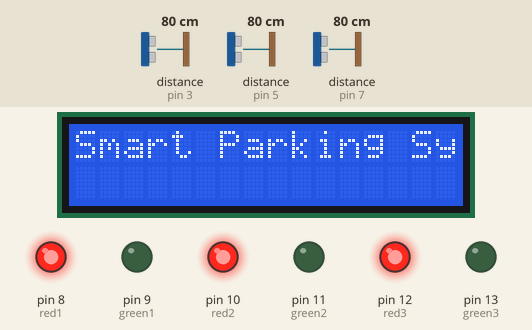
Bench run of a sketch on a simulated Arduino Uno, built with avr-gcc and run on an emulated ATmega328P. Parts: 16×2 character LCD, output pins drawn as LEDs (lit = HIGH). Wiring (inferred from the names in the program): 3 × ultrasonic range finder: trigger pin 2, echo pin 3 / trigger pin 4, echo pin 5 / trigger pin 6, echo pin 7. The test bench sets the inputs (shaded band); at power-on: distance to the obstacle (sensors on pin 3, pin 5, pin 7) 80 cm. The echo pulse lasts 58.3 µs per cm; pins used as bus, display or sensor lines are not drawn; what the sketch prints to the serial monitor is not drawn.

Above: at 1.2 s.
1.3 s: distance to the obstacle (sensor on pin 3) set to 120 cm
At 6.3 s:
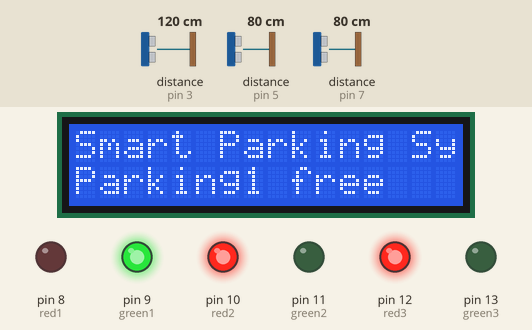
7.3 s: distance to the obstacle (sensor on pin 5) set to 120 cm
At 11.7 s:
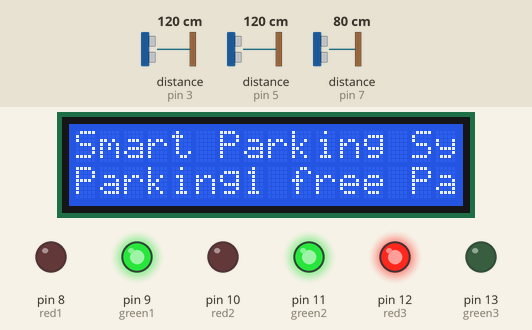
13.3 s: distance to the obstacle (sensor on pin 7) set to 120 cm
At 15.9 s:
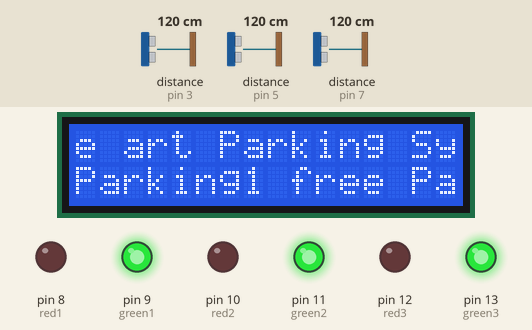
19.3 s: distance to the obstacle (sensor on pin 3) set to 2 cm
At 21.0 s:
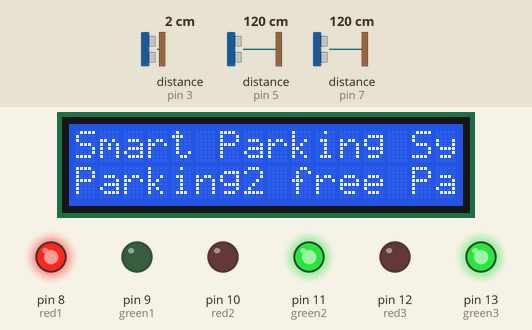
25.3 s: distance to the obstacle (sensor on pin 5) set to 2 cm
At 26.2 s:
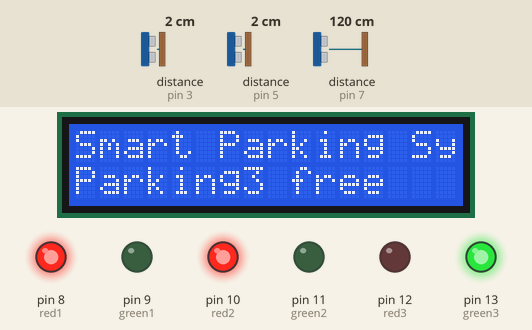
31.3 s: distance to the obstacle (sensor on pin 3) set to 250 cm
At 37.0 s:
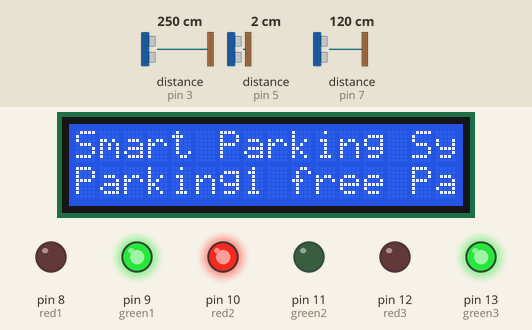
Timing chart, 0 to 38.3 s (numbered marks = the images above; inputs shaded):
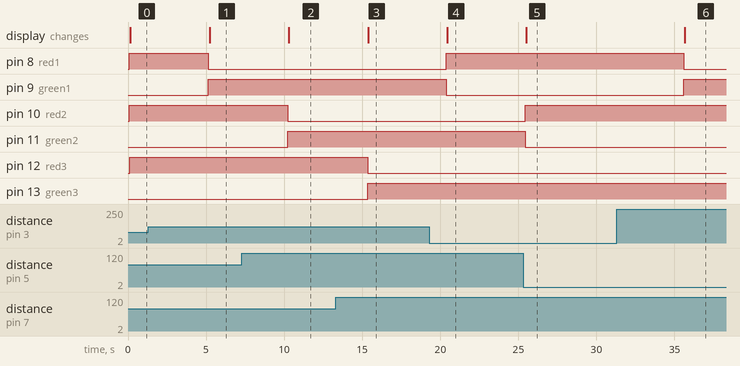

Measured:
- after the input at 1.3 s, pin 8 (red1): HIGH → LOW after 3.9 s; pin 9 (green1): LOW → HIGH after 3.9 s; the display: changes after 3.9 s (image 1)
- after the input at 7.3 s, pin 10 (red2): HIGH → LOW after 2.9 s; pin 11 (green2): LOW → HIGH after 2.9 s; the display: changes after 3.0 s (image 2)
- after the input at 13.3 s, pin 12 (red3): HIGH → LOW after 2.0 s; pin 13 (green3): LOW → HIGH after 2.0 s; the display: changes after 2.1 s (image 3)
- after the input at 19.3 s, pin 8 (red1): LOW → HIGH after 1.1 s; pin 9 (green1): HIGH → LOW after 1.1 s; the display: changes after 1.1 s (image 4)
- after the input at 25.3 s, pin 10 (red2): LOW → HIGH after 0.14 s; pin 11 (green2): HIGH → LOW after 0.14 s; the display: changes after 0.21 s (image 5)
- after the input at 31.3 s, pin 8 (red1): HIGH → LOW after 4.3 s; pin 9 (green1): LOW → HIGH after 4.3 s; the display: changes after 4.4 s (image 6)

The sketch:

Smart_Parking_System.ino
```cpp
#include <LiquidCrystal.h>

int trig1=2;
int echo1=3;
int trig2=4;
int echo2=5;
int trig3=6;
int echo3=7;
int red1=8;
int red2=10;
int red3=12;
int green1=9;
int green2=11;
int green3=13;
LiquidCrystal lcd(A0,A1,A2,A3,A4,A5);

int duration1, duration2, duration3, distance1, distance2, distance3;

void setup()
{
  pinMode(echo1,INPUT);
  pinMode(echo2,INPUT);
  pinMode(echo3,INPUT);
  pinMode(trig1,OUTPUT);
  pinMode(trig2,OUTPUT);
  pinMode(trig3,OUTPUT);
  pinMode(red1,OUTPUT);
  pinMode(red2,OUTPUT);
  pinMode(red3,OUTPUT);
  pinMode(green1,OUTPUT);
  pinMode(green2,OUTPUT);
  pinMode(green3,OUTPUT);
  lcd.begin(16,2);
  lcd.print("LCD Starts");
  lcd.clear();
  Serial.begin(9600);
}

void loop()
{
  digitalWrite(trig1,LOW);
  delayMicroseconds(2);
  digitalWrite(trig1,HIGH);
  delayMicroseconds(10);
  digitalWrite(trig1,LOW);
  duration1=pulseIn(echo1,HIGH);
  distance1=duration1*0.017;
  Serial.print("Distance1 is ");
  Serial.println(distance1);
  if(distance1<100)
  {
    digitalWrite(red1,HIGH);
    digitalWrite(green1,LOW);
    Serial.println("Parking slot1 Occupied");
  }
  else
  {
    digitalWrite(red1,LOW);
    digitalWrite(green1,HIGH);
    Serial.println("Parking slot1 Free");
  }
  Serial.println();

  digitalWrite(trig2,LOW);
  delayMicroseconds(2);
  digitalWrite(trig2,HIGH);
  delayMicroseconds(10);
  digitalWrite(trig2,LOW);
  duration2=pulseIn(echo2,HIGH);
  distance2=duration2*0.017;
  Serial.print("Distance2 is ");
  Serial.println(distance2);
  if(distance2<100)
  {
    digitalWrite(red2,HIGH);
    digitalWrite(green2,LOW);
    Serial.println("Parking slot2 Occupied");
  }
  else
  {
    digitalWrite(red2,LOW);
    digitalWrite(green2,HIGH);
    Serial.println("Parking slot2 Free");
  }
  Serial.println();

  digitalWrite(trig3,LOW);
  delayMicroseconds(2);
  digitalWrite(trig3,HIGH);
  delayMicroseconds(10);
  digitalWrite(trig3,LOW);
  duration3=pulseIn(echo3,HIGH);
  distance3=duration3*0.017;
  Serial.print("Distance3 is ");
  Serial.println(distance3);
  if(distance3<100)
  {
    digitalWrite(red3,HIGH);
    digitalWrite(green3,LOW);
    Serial.println("Parking slot3 Occupied");
  }
  else
  {
    digitalWrite(red3,LOW);
    digitalWrite(green3,HIGH);
    Serial.println("Parking slot3 Free");
  }
  Serial.println();

  lcd.clear();
  lcd.setCursor(0,0);
  lcd.print("Smart Parking System");
  lcd.setCursor(0,1);
  if(distance1>100)
  {
    lcd.print("Parking1 free ");
  }
  if(distance2>100)
  {
    lcd.print("Parking2 free ");
  }
  if(distance3>100)
  {
    lcd.print("Parking3 free ");
  }

  delay(5000);
}
```
